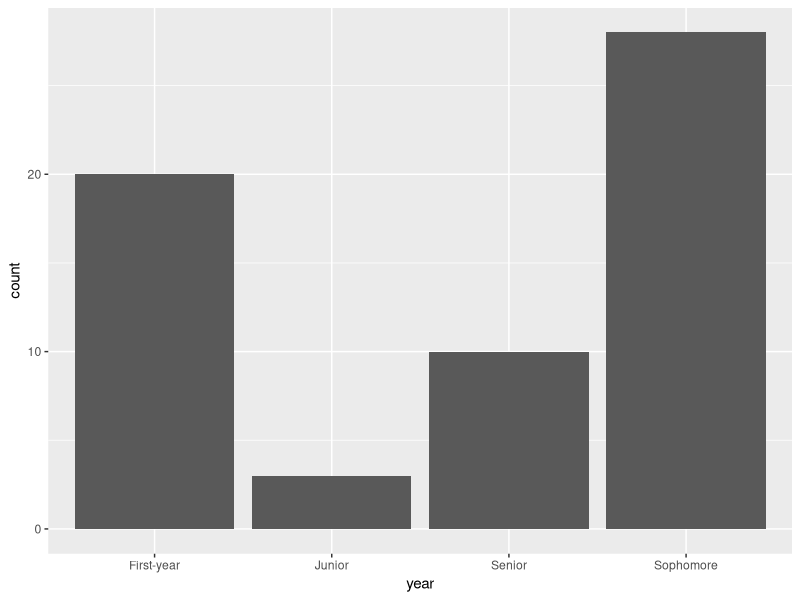

Reproduce this figure in R.
## ---- chunk 1
#| include: false
todays_ae <- "ae-08-durham-climate-factors"
## ---- chunk 2
#| include: false
library(tidyverse)
survey <- read_csv("data/survey-2024-09-24.csv")
## ---- chunk 3
survey
## ---- chunk 4
survey <- survey |>
  rename(
    tue_classes = `How many classes do you have on Tuesdays?`,
    year = `What year are you?`
  )
## ---- chunk 5
survey
## ---- chunk 6
typeof(TRUE)
## ---- chunk 7
typeof("First-year")
## ---- chunk 8
typeof(2.5)
typeof(3)
## ---- chunk 9
typeof(3L)
typeof(1:3)
## ---- chunk 10
c(1, 2, 3)
## ---- chunk 11
c("Hello", "World!")
## ---- chunk 12
c(c("hi", "hello"), c("bye", "jello"))
## ---- chunk 13
x <- 1:3
x
typeof(x)
## ---- chunk 14
y <- as.character(x)
y
typeof(y)
## ---- chunk 15
x <- c(TRUE, FALSE)
x
typeof(x)
## ---- chunk 16
y <- as.numeric(x)
y
typeof(y)
## ---- chunk 17
c(2, "Just this one!")
## ---- chunk 18
c(FALSE, 3L)
## ---- chunk 19
c(1.2, 3L)
## ---- chunk 20
c(2L, "two")
## ---- chunk 21
class_years <- factor(
  c(
    "First-year", "Sophomore", "Sophomore", "Senior", "Junior"
    )
  )
class_years
## ---- chunk 22
typeof(class_years)
## ---- chunk 23
class(class_years)
## ---- chunk 24
glimpse(class_years)
## ---- chunk 25
as.integer(class_years)
## ---- chunk 26
today <- as.Date("2024-09-24")
today
## ---- chunk 27
typeof(today)
## ---- chunk 28
class(today)
## ---- chunk 29
as.integer(today)
## ---- chunk 30
as.integer(today) / 365 # roughly 55 yrs
## ---- chunk 31
df <- data.frame(x = 1:2, y = 3:4)
df
## ---- chunk 32
typeof(df)
## ---- chunk 33
class(df)
## ---- chunk 34
#| code-line-numbers: "|2|3|4"
l <- list(
  x = 1:4,
  y = c("hi", "hello", "jello"),
  z = c(TRUE, FALSE)
)
l
## ---- chunk 35
df
## ---- chunk 36
df |>
  pull(y)
## ---- chunk 37
#| message: false
survey
## ---- chunk 38
#| out-width: 100%
#| fig-width: 7
#| fig-asp: 0.5
ggplot(survey, mapping = aes(x = year)) +
  geom_bar()
